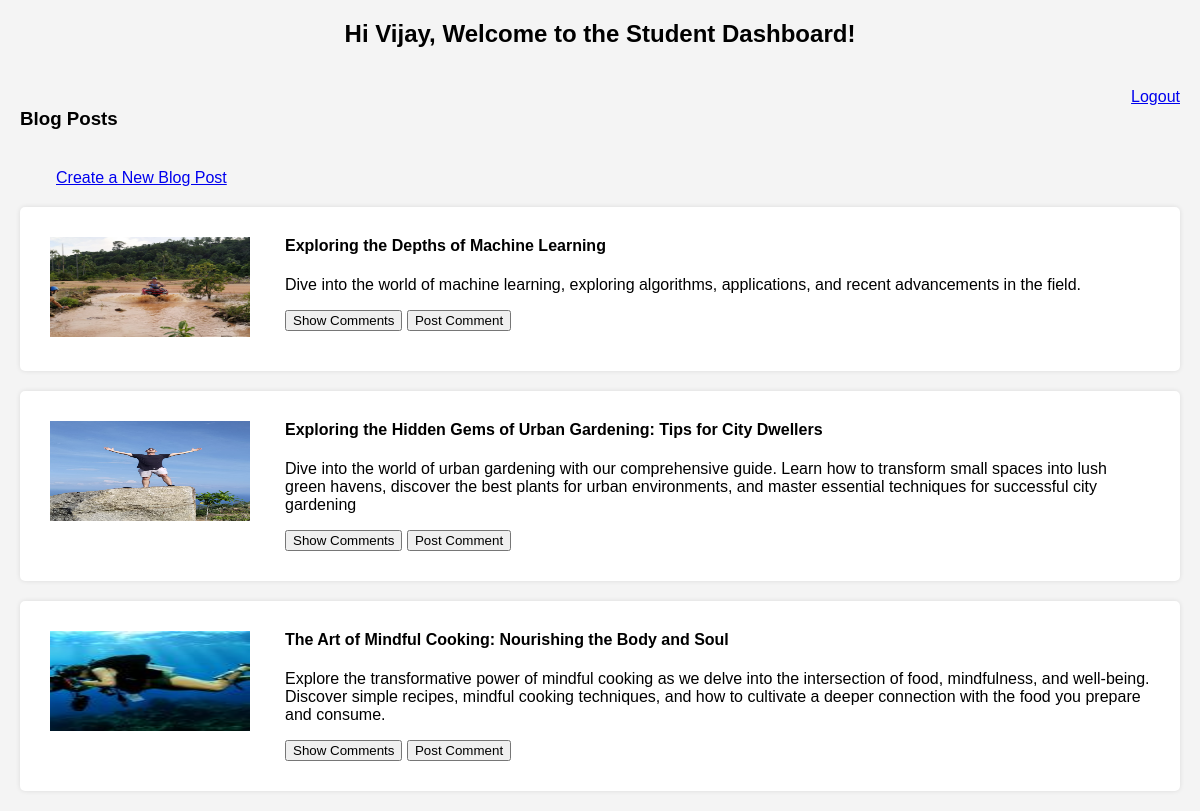
Screenshot of /dashboard.php (signed in) with the database file from the repository.
### tables this page shows
CREATE TABLE `students` (
  `id` int(11) NOT NULL,
  `Name` varchar(255) DEFAULT NULL,
  `Email` varchar(255) DEFAULT NULL,
  `Roll_Number` varchar(20) DEFAULT NULL,
  `Password` varchar(255) DEFAULT NULL
);

CREATE TABLE `blogs` (
  `id` int(11) NOT NULL,
  `Title` varchar(255) DEFAULT NULL,
  `Description` text DEFAULT NULL,
  `Image` varchar(255) DEFAULT NULL
);

### dashboard.php (the view, shortened to what this page needs)
<?php
$servername = "localhost";
$username = "root";
$password = "";
$database = "machine_test";
$conn = new mysqli($servername, $username, $password, $database);
$sql = "SELECT * FROM blogs";
$result = $conn->query($sql);
$student_id = $_SESSION['student_id'];
$stu_sql = "SELECT name FROM students WHERE id = $student_id";
$stu_result = $conn->query($stu_sql);
if ($stu_result->num_rows > 0) {
    $stu_row = $stu_result->fetch_assoc();
    $student_name = $stu_row['name'];
} else {
    $student_name = '';
}
?>
<!DOCTYPE html>
<html lang="en">
<head>
</head>
<body>
    <h2>Hi <strong><?php echo $student_name; ?></strong>, Welcome to the Student Dashboard!</h2>
    <div class="temp">
        <h3>Blog Posts</h3>
        <a href="logout.php">Logout</a>
    </div>
    <a href="create_blog_post.php" style="margin-left: 56px;">Create a New Blog Post</a>
    <ul class="blog-posts">
        <?php
        while ($row = $result->fetch_assoc()) {
            if (isset($row["Title"]) && isset($row["Description"]) && isset($row["Image"])) {
                ?>
                <li class="blog-post">
                    <div class="blog-post-content">
                        <div class="blog-post-image">
                            <img src="<?php echo $row["Image"]; ?>" alt="Blog Post Image" class="blog-image">
                        </div>
                        <div class="blog-post-details">
                            <h4 style="margin-top:0px;"><?php echo $row["Title"]; ?></h4>
                            <p><?php echo $row["Description"]; ?></p>
                            <button class="show-comments" data-blog-id="<?php echo $row["id"]; ?>">Show Comments</button>
                            <button class="show-comment-btn" data-blog-id="<?php echo $row["id"]; ?>">Post Comment</button>
                        </div>
                    </div>
                </li>
                <?php
            } else {
                echo "<li>Invalid data for this blog post</li>";
            }
        }
        ?>
    </ul>
</body>
</html>

### dashboard.php (style rules this page uses)
body { font-family: Arial, sans-serif; background-color: #f4f4f4; margin: 0; padding: 0; }
h2 { text-align: center; margin-top: 20px; }
h3 { margin-top: 20px; }
ul { list-style-type: none; padding: 0; margin: 20px; }
li { background-color: #fff; padding: 20px; margin-bottom: 20px; border-radius: 5px; box-shadow: 0 0 5px rgba(0, 0, 0, 0.1); }
.temp { justify-content: space-between; display: flex; padding: 20px; }
.blog-post-content { display: flex; margin: 10px; }
.blog-post-details { margin-left: 35px; }
.blog-image { height: 100px; width: 200px; }

### rows the page displays
students: Name "Vijay"
blogs: Image (picture), Title "Exploring the Depths of Machine Learning", Description "Dive into the world of machine learning, exploring algorithms, applications, and recent advancements in the field."
blogs: Image (picture), Title "Exploring the Hidden Gems of Urban Gardening: Tips for City Dwellers", Description "Dive into the world of urban gardening with our comprehensive guide. Learn how to transform small spaces into lush green havens, discover the best plants for urban environments, and master essential techniques for successful city gardening"
blogs: Image (picture), Title "The Art of Mindful Cooking: Nourishing the Body and Soul", Description "Explore the transformative power of mindful cooking as we delve into the intersection of food, mindfulness, and well-being. Discover simple recipes, mindful cooking techniques, and how to cultivate a deeper connection with the food you prepare and consume."
